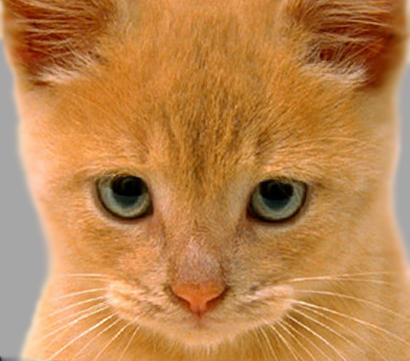
#> input picture data/task1and2_hybrid_pyramid/3_cat.bmp, 410 x 361 px
$ python image_pyramid.py
#> lines starting #> are read from the running program, lines starting #| are printed output that depends on the picture
import os
import cv2
import math
import numpy as np
import matplotlib.pyplot as plt

def GaussianFilter():
    sigma = 2
    size = (13, 13)
    x, y = np.mgrid[-(math.floor(size[0]/2)):(math.ceil(size[0]/2)),
                    -(math.floor(size[0]/2)):(math.ceil(size[0]/2))]
    kernel = np.exp(-(x**2+y**2) / (2 * sigma**2))
    kernel = kernel/kernel.sum()
    return kernel

def padding(img, size=(1, 1)):
    r_pad, c_pad = size
    row, column, ch = img.shape
    img_pad = np.zeros((row + 2 * r_pad, column + 2 * c_pad, ch), dtype=img.dtype)

    img_pad[r_pad:-r_pad, c_pad:-c_pad] = img
    img_pad[:r_pad, c_pad:-c_pad] = img[0:1, :, :]
    img_pad[-r_pad:, c_pad:-c_pad] = img[-1:, :, :]
    img_pad[:, :c_pad] = img_pad[:, c_pad:c_pad+1]
    img_pad[:, -c_pad:] = img_pad[:, -c_pad-1:-c_pad]
    img_pad[:r_pad, :c_pad] = img[0, 0]
    img_pad[:r_pad, -c_pad:] = img[0, -1]
    img_pad[-r_pad:, :c_pad] = img[-1, 0]
    img_pad[-r_pad:, -c_pad:] = img[-1, -1]

    return img_pad

def convolution(img, kernel):
    k_y, k_x = kernel.shape
    p_y = (k_y - 1) // 2
    p_x = (k_x - 1) // 2
    img = padding(img, (p_y, p_x))
    row, column, ch = img.shape
    output = np.copy(img)
    for y in range(p_y, row - p_y):
        for x in range(p_x, column - p_x):
            for c in range(ch):
                img_window = img[(y - p_y):(y + p_y) + 1, (x - p_x):(x +p_x) + 1, c]
                output[y, x, c] = np.sum(img_window * kernel)

    output = output[p_y:-p_y, p_x:-p_x]
    return output

def subsampling(img):
    newImg = np.zeros((img.shape[0]//2, img.shape[1]//2, img.shape[2]))
    for i in range(newImg.shape[0]):
        for j in range(newImg.shape[1]):
            newImg[i][j] = img[2*i][2*j]
    return newImg

def upsampling(img, previous_layer):
    row, column, ch = img.shape
    size = previous_layer.shape
    r = size[0] // row
    c = size[1] // column

    newImg = np.zeros(size)
    for i in range(row):
        for j in range(column):
            newImg[i*r:i*r+r+1, j*c:j*c+c+1] = img[i, j]
    return newImg

def spectrum_transfer(img):
    row, column, ch = img.shape
    for c in range(ch):
        dft = np.fft.fft2(img[:, :, c])
        spectrum = np.log(np.abs(np.fft.fftshift(dft)))
    return spectrum

def image_pyramid(img, layer):
#> called with layer = 4
    Gaussian = img
    for i in range(layer):
        # Gaussian pyramid
        previous_layer = Gaussian
        Gaussian = convolution(previous_layer, GaussianFilter())
        Gaussian = subsampling(Gaussian)
        cv2.imwrite(f'output/task2/data_output/Gaussian_layer_{i}.jpg', Gaussian)

        spectrum = spectrum_transfer(Gaussian)
        plt.imshow(spectrum)
        plt.axis('off')
        plt.savefig(f'output/task2/data_output/Gaussian_spectrum_{i}.jpg', bbox_inches='tight', pad_inches=0)

        # Laplacian pyramid
        highImg = previous_layer
        lowImg = upsampling(Gaussian, previous_layer)
        Laplacian = highImg - lowImg
        cv2.imwrite(f'output/task2/data_output/Laplacian_layer_{i}.jpg', Laplacian)

        spectrum = spectrum_transfer(Laplacian)
        plt.imshow(spectrum)
        plt.axis('off')
        plt.savefig(f'output/task2/data_output/Laplacian_spectrum_{i}.jpg', bbox_inches='tight', pad_inches=0)
#> this loop made 4 passes
#> pass 1, in convolution, `img = padding(img, (p_y, p_x))`:
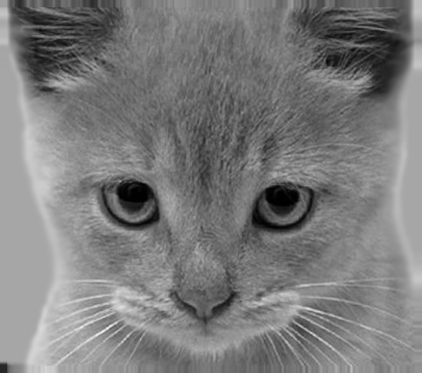
#> img: shape (373, 422, 1); min 0, max 247, mean 123.5
#> pass 1, in image_pyramid, `plt.savefig(f'output/task2/data_output/Gaussian_spectrum_{i}.jpg', bbo..`:
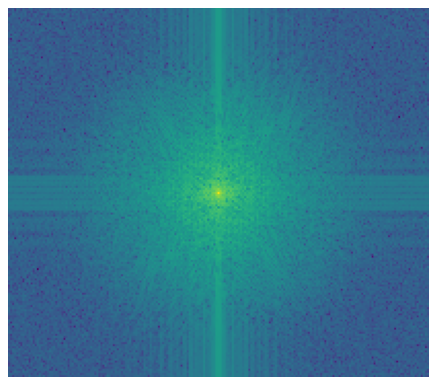
#> figure drawn by matplotlib, 1 panel
#> pass 1, in image_pyramid, `plt.savefig(f'output/task2/data_output/Laplacian_spectrum_{i}.jpg', bb..`:
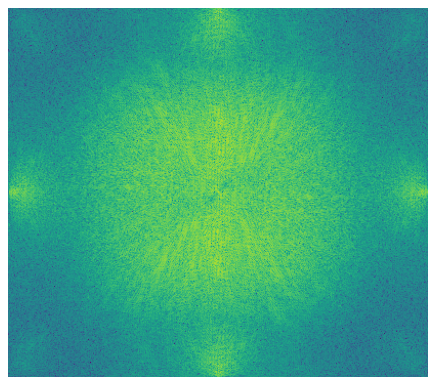
#> figure drawn by matplotlib, 1 panel
#> after the loop:
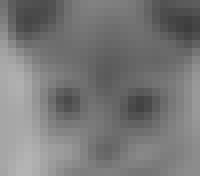
#> Gaussian: shape (22, 25, 1) float64 (shown 8 times larger); min 61.62, max 180.6, mean 120.8
#> after the loop:
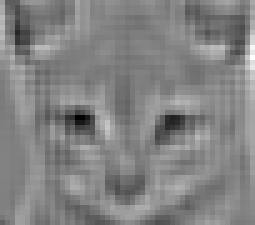
#> Laplacian: shape (45, 51, 1) float64 (shown 5 times larger); min -54.45, max 51.65, mean 0.1; drawn with min black and max white
#> after the loop:
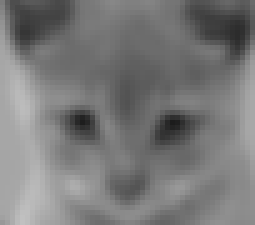
#> previous_layer: shape (45, 51, 1) float64 (shown 5 times larger); min 28.79, max 192.1, mean 121.5

# main
layer = 4
img = cv2.cvtColor(cv2.imread("data/task1and2_hybrid_pyramid/3_cat.bmp",), cv2.COLOR_RGB2GRAY)
# img = cv2.cvtColor(cv2.imread("my_data/test.jpg",), cv2.COLOR_RGB2GRAY)
img = img.reshape(img.shape[0],img.shape[1],1)
image_pyramid(img, layer)
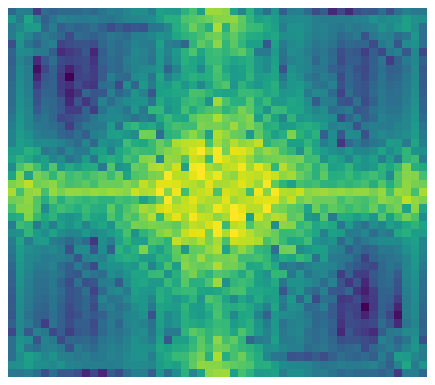
#> figure drawn by matplotlib, 1 panel
